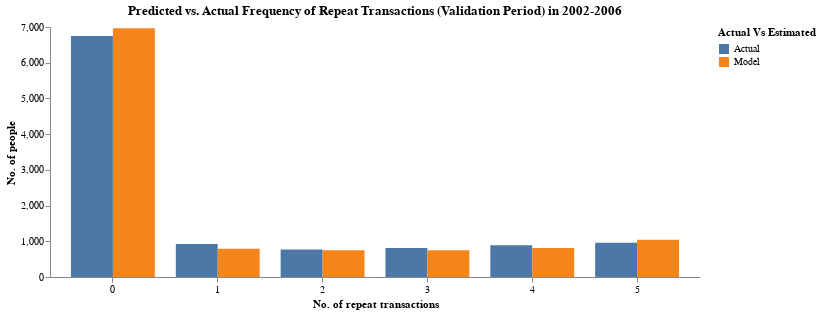

Notebook code for this chart:
### Markdown cell above
### Calibration Period Model Fit Plot

### Code cell
n_star = 5
x_star = np.arange(n_star+1)

A1 = comb(n_star,x_star)*beta_fn(alpha+x_star, beta+n_star-x_star)/B_alpha_beta * beta_fn(gamma, delta+n+n_star)/B_gamma_delta
A1 += np.where(x_star == 0, 1 - beta_fn(gamma, delta+n)/B_gamma_delta, 0)
i = np.arange(n_star).reshape(-1,1)
A2 = comb(i,x_star)*beta_fn(alpha+x_star, beta+i-x_star)/B_alpha_beta * beta_fn(gamma+1, delta+n+i)/B_gamma_delta
P_X_n_star = A1 + np.sum(A2, axis=0)

valid_repeat_count = rfm_summary_valid.collect().to_numpy()[:,2]
model_repeat_valid = pl.DataFrame({'Model': P_X_n_star * np.sum(valid_repeat_count)})

actual_model_repeat_valid = (
    rfm_summary_valid
    .group_by('P2X')
    .agg((pl.col('Count').sum()).alias('Actual'))
    .sort('P2X')
    .collect()
    .hstack(model_repeat_valid)
    .unpivot(on=['Actual', 'Model'], index='P2X', value_name='No of people', variable_name='Actual Vs Estimated')
)

(
    alt.Chart(actual_model_repeat_valid).mark_bar()
    .encode(x=alt.X('P2X:O', title='No. of repeat transactions', axis=alt.Axis(labelAngle=0)), 
         y=alt.Y('No of people:Q', title='No. of people'), 
         color='Actual Vs Estimated:N', 
         xOffset='Actual Vs Estimated')
    .properties(
        width=650,
        height=250,
        title='Predicted vs. Actual Frequency of Repeat Transactions (Validation Period) in 2002-2006'
    ).configure_view(stroke=None).configure_axisY(grid=False).configure_axisX(grid=False)   
)

### Figure 1 — Vega-Lite specification as saved in the notebook (floating-point values rounded to 4 significant figures)
{"$schema": "https://vega.github.io/schema/vega-lite/v5.20.1.json", "config": {"axisX": {"grid": false}, "axisY": {"grid": false}, "view": {"continuousHeight": 300, "continuousWidth": 300, "stroke": null}}, "data": {"name": "data-1e851db137a2315640ecbea74092966b"}, "datasets": {"data-1e851db137a2315640ecbea74092966b": [{"Actual Vs Estimated": "Actual", "No of people": 6746, "P2X": 0}, {"Actual Vs Estimated": "Actual", "No of people": 926, "P2X": 1}, {"Actual Vs Estimated": "Actual", "No of people": 772, "P2X": 2}, {"Actual Vs Estimated": "Actual", "No of people": 812, "P2X": 3}, {"Actual Vs Estimated": "Actual", "No of people": 886, "P2X": 4}, {"Actual Vs Estimated": "Actual", "No of people": 962, "P2X": 5}, {"Actual Vs Estimated": "Model", "No of people": 6965.0, "P2X": 0}, {"Actual Vs Estimated": "Model", "No of people": 793.9, "P2X": 1}, {"Actual Vs Estimated": "Model", "No of people": 745.7, "P2X": 2}, {"Actual Vs Estimated": "Model", "No of people": 749.5, "P2X": 3}, {"Actual Vs Estimated": "Model", "No of people": 810.3, "P2X": 4}, {"Actual Vs Estimated": "Model", "No of people": 1040.0, "P2X": 5}]}, "encoding": {"color": {"field": "Actual Vs Estimated", "type": "nominal"}, "x": {"axis": {"labelAngle": 0}, "field": "P2X", "title": "No. of repeat transactions", "type": "ordinal"}, "xOffset": {"field": "Actual Vs Estimated", "type": "nominal"}, "y": {"field": "No of people", "title": "No. of people", "type": "quantitative"}}, "height": 250, "mark": {"type": "bar"}, "title": "Predicted vs. Actual Frequency of Repeat Transactions (Validation Period) in 2002-2006", "width": 650}
